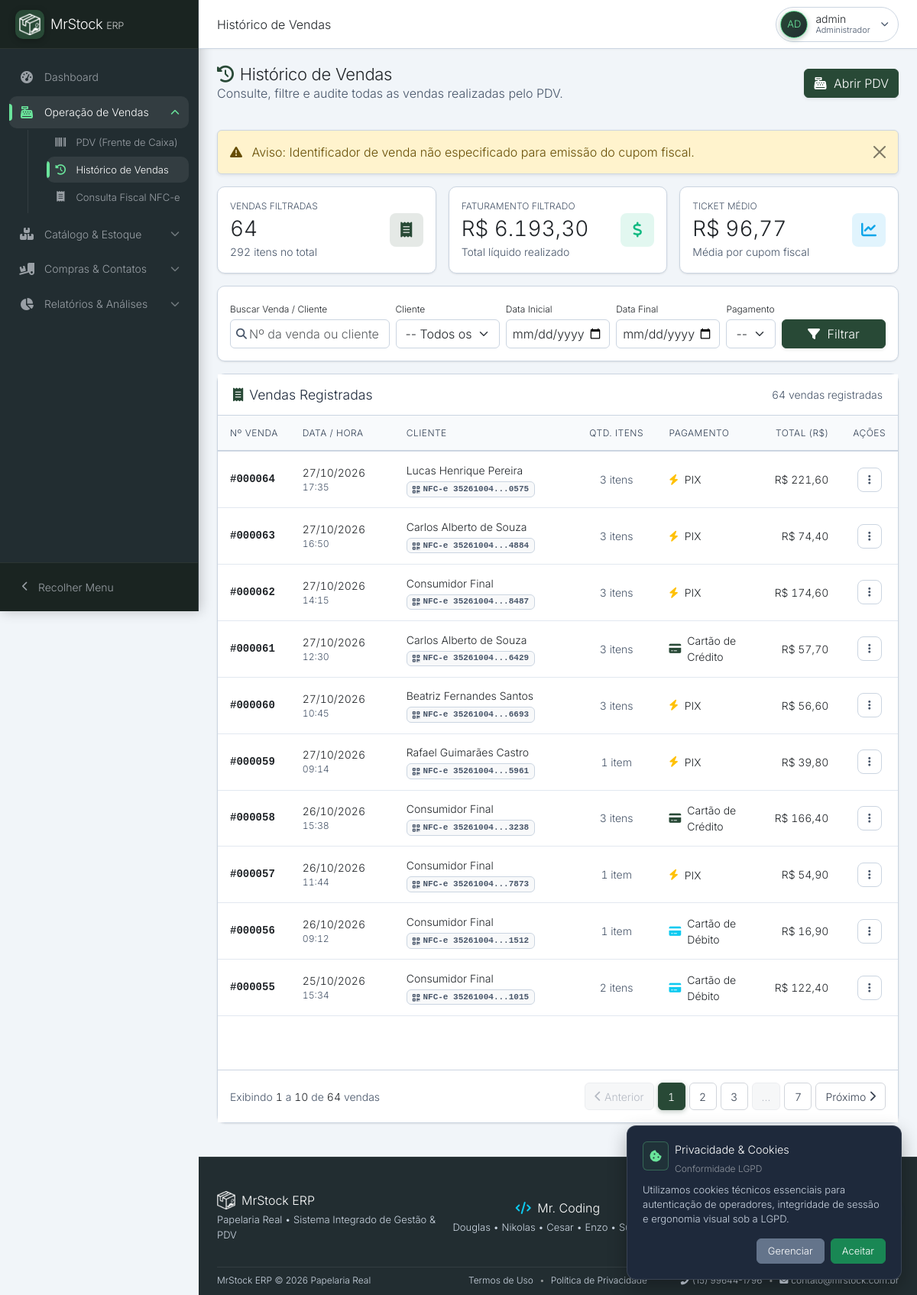
Screenshot of /vendas/historico.php?erro=cupom_invalido (signed in) with the database file from the repository.
### tables this page shows
CREATE TABLE `vendas` (
  `id` int(11) NOT NULL AUTO_INCREMENT,
  `cliente_id` int(11) DEFAULT NULL,
  `data_venda` datetime DEFAULT current_timestamp(),
  `total` decimal(10,2) NOT NULL,
  `forma_pagamento` varchar(50) NOT NULL,
  PRIMARY KEY (`id`),
  KEY `idx_vendas_cliente` (`cliente_id`),
  KEY `idx_vendas_data` (`data_venda`),
  CONSTRAINT `vendas_ibfk_1` FOREIGN KEY (`cliente_id`) REFERENCES `clientes` (`id`) ON DELETE SET NULL
);

CREATE TABLE `clientes` (
  `id` int(11) NOT NULL AUTO_INCREMENT,
  `nome` varchar(255) NOT NULL,
  `email` varchar(255) DEFAULT NULL,
  `telefone` varchar(20) DEFAULT NULL,
  `status` enum('ativo','inativo') DEFAULT 'ativo',
  `data_cadastro` datetime DEFAULT current_timestamp(),
  `cpf_cnpj` varchar(18) DEFAULT NULL,
  `endereco` varchar(255) DEFAULT NULL,
  `numero` varchar(50) DEFAULT NULL,
  `bairro` varchar(100) DEFAULT NULL,
  `cidade` varchar(100) DEFAULT NULL,
  `estado` char(2) DEFAULT NULL,
  `cep` varchar(10) DEFAULT NULL,
  PRIMARY KEY (`id`)
);

### vendas/historico.php (the view, shortened to what the rows shown need)
<?php
require_once __DIR__ . '/../inc/database.php';
$where = ["1=1"];
$whereSql = implode(' AND ', $where);
$limit = 10;
$page  = max(1, (int)($_GET['pagina'] ?? 1));
$offset = ($page - 1) * $limit;
$sql = "
    SELECT v.id, v.data_venda, v.total, v.forma_pagamento, v.cliente_id,
           c.nome AS cliente_nome,
           COUNT(vi.id) AS qtd_itens,
           cf.chave_acesso
    FROM vendas v
    LEFT JOIN clientes c ON v.cliente_id = c.id
    LEFT JOIN vendas_itens vi ON v.id = vi.venda_id
    LEFT JOIN cupons_fiscais cf ON cf.venda_id = v.id
    WHERE $whereSql
    GROUP BY v.id
    ORDER BY v.data_venda DESC
    LIMIT :limit OFFSET :offset
";
$stmt = $pdo->prepare($sql);
$stmt->bindValue(':limit', $limit, PDO::PARAM_INT);
$stmt->bindValue(':offset', $offset, PDO::PARAM_INT);
$stmt->execute();
$vendas = $stmt->fetchAll();
function render_forma_pagamento(string $forma): string {
    $formaUpper = mb_strtoupper(trim($forma), 'UTF-8');
    if (strpos($formaUpper, 'DINHEIRO') !== false) {
        return '<span class="text-dark d-inline-flex align-items-center gap-2"><i class="fas fa-money-bill-wave text-success"></i><span>Dinheiro</span></span>';
    } elseif (strpos($formaUpper, 'PIX') !== false) {
        return '<span class="text-dark d-inline-flex align-items-center gap-2"><i class="fas fa-bolt text-warning"></i><span>PIX</span></span>';
    } elseif (strpos($formaUpper, 'CRÉDITO') !== false || strpos($formaUpper, 'CREDITO') !== false) {
        return '<span class="text-dark d-inline-flex align-items-center gap-2"><i class="fas fa-credit-card text-primary"></i><span>Cartão de Crédito</span></span>';
    } elseif (strpos($formaUpper, 'DÉBITO') !== false || strpos($formaUpper, 'DEBITO') !== false) {
        return '<span class="text-dark d-inline-flex align-items-center gap-2"><i class="fas fa-credit-card text-info"></i><span>Cartão de Débito</span></span>';
    }
    return '<span class="text-dark d-inline-flex align-items-center gap-2"><i class="fas fa-wallet text-secondary"></i><span>' . htmlspecialchars($forma, ENT_QUOTES, 'UTF-8') . '</span></span>';
}
require_once __DIR__ . '/../inc/header.php';
?>
<div class="content-header d-flex justify-content-between align-items-center mb-3 flex-wrap gap-2">
    <div>
        <h2 class="fw-bold text-dark m-0"><i class="fas fa-clock-rotate-left text-primary me-2"></i>Histórico de Vendas</h2>
    </div>
</div>
<div class="content-body">
    <div class="so-card">
        <div class="so-card-body p-0">
            <div class="table-responsive">
                <table class="table table-hover mb-0 so-table align-middle" id="tabelaVendas">
                    <thead>
                        <tr>
                            <th width="10%">Nº Venda</th>
                            <th width="16%">Data / Hora</th>
                            <th width="28%">Cliente</th>
                            <th width="12%" class="text-center">Qtd. Itens</th>
                            <th width="16%">Pagamento</th>
                            <th width="12%" class="text-end pe-3">Total (R$)</th>
                            <th width="6%" class="text-center">Ações</th>
                        </tr>
                    </thead>
                    <tbody>
                        <?php if (count($vendas) > 0): ?>
                            <?php foreach ($vendas as $index => $v):
                                $isDropup = ($index >= count($vendas) - 2) ? 'dropup' : '';
                            ?>
                            <tr class="linha-venda">
                                <td class="fw-bold text-dark font-monospace tabular-nums">
                                    #<?= str_pad((string)$v['id'], 6, '0', STR_PAD_LEFT) ?>
                                </td>
                                <td class="tabular-nums">
                                    <div class="fw-semibold text-dark"><?= date('d/m/Y', strtotime($v['data_venda'])) ?></div>
                                    <div class="text-muted small"><?= date('H:i', strtotime($v['data_venda'])) ?></div>
                                </td>
                                <td>
                                    <strong class="text-dark d-block"><?= htmlspecialchars($v['cliente_nome'] ?? 'Consumidor Final', ENT_QUOTES, 'UTF-8') ?></strong>
                                    <?php if (!empty($v['chave_acesso'])): ?>
                                        <span class="badge bg-light text-secondary border font-monospace text-2xs tabular-nums mt-1 d-inline-flex align-items-center gap-1" data-bs-toggle="tooltip" data-bs-placement="top" title="Chave NFC-e: <?= htmlspecialchars($v['chave_acesso'], ENT_QUOTES, 'UTF-8') ?>">
                                            <i class="fas fa-qrcode text-muted"></i> NFC-e <?= substr($v['chave_acesso'], 0, 8) ?>...<?= substr($v['chave_acesso'], -4) ?>
                                        </span>
                                    <?php endif; ?>
                                </td>
                                <td class="text-center tabular-nums text-secondary">
                                    <?= ((int)$v['qtd_itens'] === 1) ? '1 item' : (int)$v['qtd_itens'] . ' itens' ?>
                                </td>
                                <td>
                                    <?= render_forma_pagamento($v['forma_pagamento'] ?? '') ?>
                                </td>
                                <td class="text-end pe-3 fw-bold text-dark tabular-nums">
                                    R$ <?= number_format((float)$v['total'], 2, ',', '.') ?>
                                </td>
                                <td class="text-center">
                                    <div class="dropdown <?= $isDropup ?>">
                                        <button class="so-actions-btn" type="button" data-bs-toggle="dropdown" data-bs-boundary="viewport" aria-expanded="false" aria-label="Ações da venda #<?= $v['id'] ?>" title="Ações da venda #<?= $v['id'] ?>">
                                            <i class="fas fa-ellipsis-vertical"></i>
                                        </button>
                                    </div>
                                </td>
                            </tr>
                            <?php endforeach; ?>
                        <?php endif; ?>
                    </tbody>
                </table>
            </div>
        </div>
    </div>
</div>
<?php require_once __DIR__ . '/../inc/footer.php'; ?>

### rows the page displays
vendas: id "000064", data_venda "27/10/2026", data_venda "17:35", cliente.nome "Lucas Henrique Pereira", chave_acesso "35261004", chave_acesso "0575", qtd_itens "3", forma_pagamento "PIX" (drawn), total "221,60"
vendas: id "000063", data_venda "27/10/2026", data_venda "16:50", cliente.nome "Carlos Alberto de Souza", chave_acesso "35261004", chave_acesso "4884", qtd_itens "3", forma_pagamento "PIX" (drawn), total "74,40"
vendas: id "000062", data_venda "27/10/2026", data_venda "14:15", cliente_nome "Consumidor Final", chave_acesso "35261004", chave_acesso "8487", qtd_itens "3", forma_pagamento "PIX" (drawn), total "174,60"
vendas: id "000061", data_venda "27/10/2026", data_venda "12:30", cliente.nome "Carlos Alberto de Souza", chave_acesso "35261004", chave_acesso "6429", qtd_itens "3", shows "Cartão de Crédito", total "57,70"
vendas: id "000060", data_venda "27/10/2026", data_venda "10:45", cliente.nome "Beatriz Fernandes Santos", chave_acesso "35261004", chave_acesso "6693", qtd_itens "3", forma_pagamento "PIX" (drawn), total "56,60"
vendas: id "000059", data_venda "27/10/2026", data_venda "09:14", cliente.nome "Rafael Guimarães Castro", chave_acesso "35261004", chave_acesso "5961", shows "1 item", forma_pagamento "PIX" (drawn), total "39,80"
vendas: id "000058", data_venda "26/10/2026", data_venda "15:38", cliente_nome "Consumidor Final", chave_acesso "35261004", chave_acesso "3238", qtd_itens "3", shows "Cartão de Crédito", total "166,40"
vendas: id "000057", data_venda "26/10/2026", data_venda "11:44", cliente_nome "Consumidor Final", chave_acesso "35261004", chave_acesso "7873", shows "1 item", forma_pagamento "PIX" (drawn), total "54,90"
vendas: id "000056", data_venda "26/10/2026", data_venda "09:12", cliente_nome "Consumidor Final", chave_acesso "35261004", chave_acesso "1512", shows "1 item", forma_pagamento "CARTÃO DE DÉBITO" (drawn), total "16,90"
vendas: id "000055", data_venda "25/10/2026", data_venda "15:34", cliente_nome "Consumidor Final", chave_acesso "35261004", chave_acesso "1015", qtd_itens "2", forma_pagamento "CARTÃO DE DÉBITO" (drawn), total "122,40"

### other values shown
$group['title'] "Dashboard"
$group['title'] "Operação de Vendas"
$item['label'] "PDV (Frente de Caixa)"
$item['label'] "Histórico de Vendas"
$item['label'] "Consulta Fiscal NFC-e"
$group['title'] "Catálogo & Estoque"
$group['title'] "Compras & Contatos"
$group['title'] "Relatórios & Análises"
$_pageTitleClean "Histórico de Vendas"
$_uInitials "AD"
$_uName "admin"
$_uLabel "Administrador"
$totalVendasQtd "64"
$totalItensVendidos "292"
$firstItem "1"
